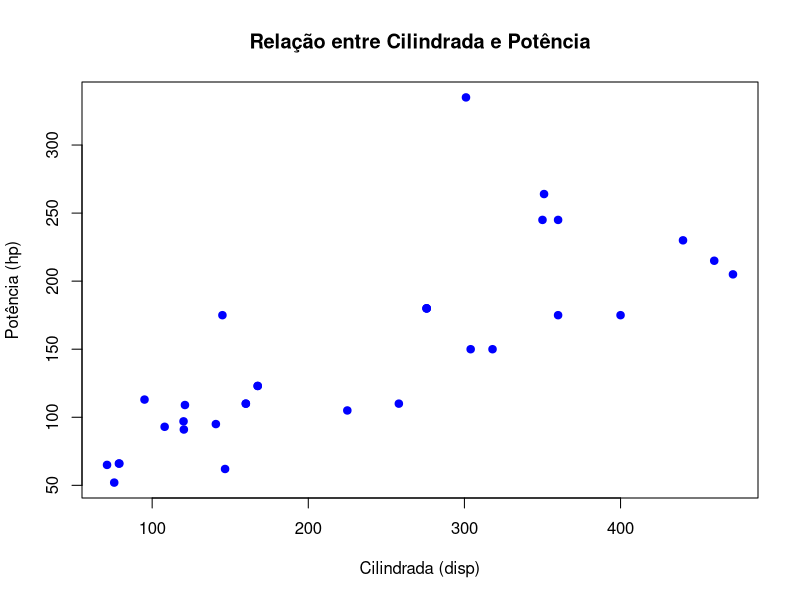
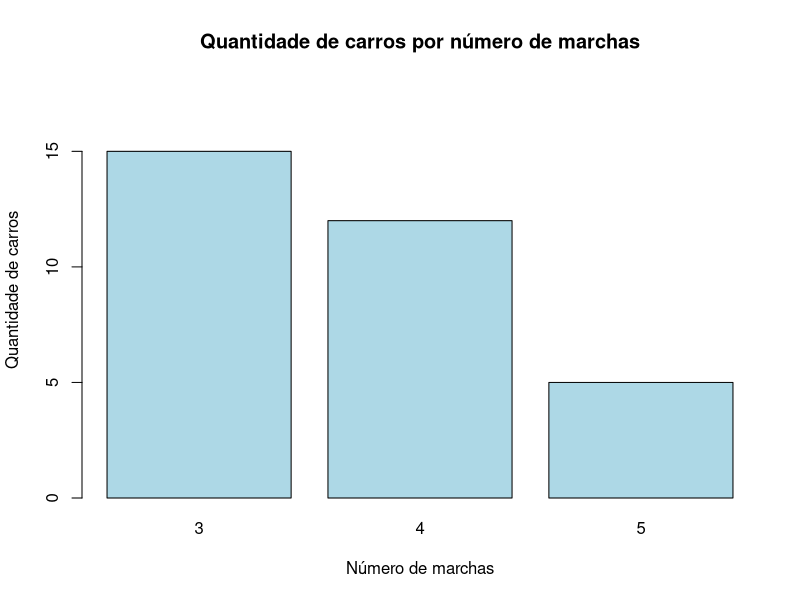
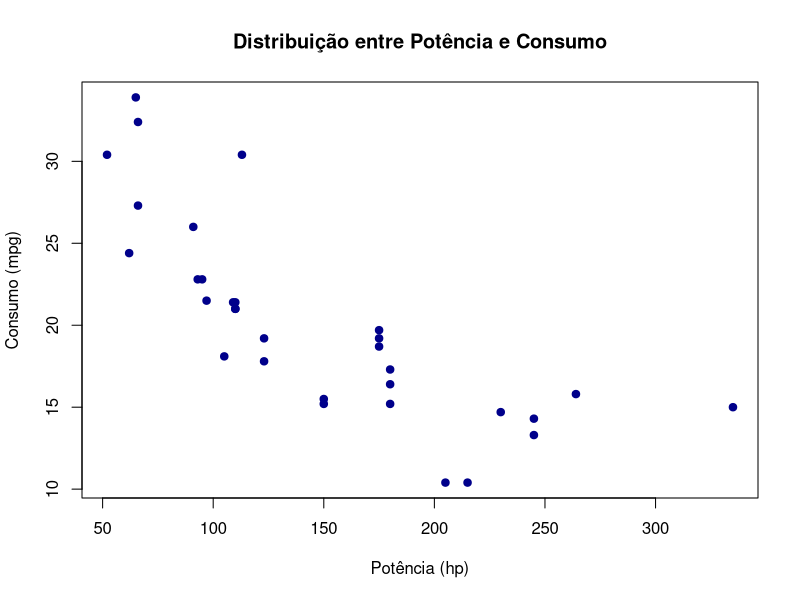

Reproduce these figures in R, in order. (Note: this script raises an error after producing the figures.)

# continuação da aula passada em R
# Bibliotecas
# Se você não tiver instalado na sua máquina

# library(tidyverse) possui a ggplot2

library(ggplot2)

# Importanto o dataset 

dados_carros<-datasets::mtcars

# Selecionar uma coluna numérica e realizar representação gráfica

plot(dados_carros$disp,
     dados_carros$hp,
     xlab = "Cilindrada (disp)",
     ylab = "Potência (hp)",
     main = "Relação entre Cilindrada e Potência",
     pch = 19,
     col= "blue")


# considerando que a coluna gear e carb são categóricas, escolha uma delas e faça uma 
# representação adequada.


dados_carros$gear <- as.factor(dados_carros$gear)

barplot(table(dados_carros$gear),
        main = "Quantidade de carros por número de marchas",
        xlab = "Número de marchas",
        ylab = "Quantidade de carros",
        col = "lightblue",
        ylim = c(0, 18))

# fazer uma distribuição gráfica entre mpg e hp. 

plot(dados_carros$hp,
     dados_carros$mpg,
     main = "Distribuição entre Potência e Consumo",
     xlab = "Potência (hp)",
     ylab = "Consumo (mpg)",
     pch = 19,
     col = "darkblue")

# verificar a relação entre as colunas vs e gear. 

?mtcars

barplot(table(dados_carros$VS),
        main = "Quantidade de carros por formato de motor",
        xlab = "0 - VShaped, 1 - Linear",
        ylab = "Quantidade de carros",
        col = "lightyellow",
        ylim = c(0, 20))
        


dados_carros$VS <- as.factor(dados_carros$vs)


barplot(table(dados_carros$VS,
              dados_carros$gear),
        beside = TRUE, # neste casos as barras irão ficar lado a lado. 
        col = c("lightblue","pink"),
        main = "Formato do motor vs número de marchas",
        xlab = "Formato do motor",
        ylab = "Quantidade")

legend("topright",
       legend = c("Motor em V",
                  "Motor em linha"),
       fill = c("lightblue","pink"))


# vamos verificar se a relação entre mpg e drat, e se muda com os níveis de carb. 

# transformar a coluna carb em factores

dados_carros$carb <- as.factor(dados_carros$carb)

ggplot(dados_carros,
       aes(x = drat,
           y = mpg,
           color = carb)) +
  
  geom_point(size = 2) +
  
  labs(title = "Relação entre mpg e drat por carb",
       x = "drat",
       y = "mpg",
       color = "carb") +
  
  theme_minimal()



cor(dados_carros$drat,
    dados_carros$mpg)
